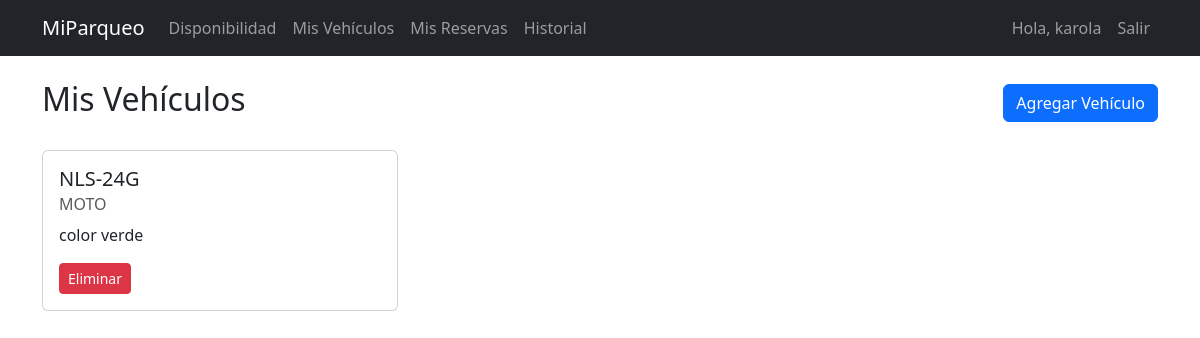
The page /cliente/vehiculos/ (signed in) on the database its author committed.
### core/models.py (models this page shows, shortened)
class Vehiculo(models.Model):
    TIPO_CHOICES = [
        ('CARRO', 'CARRO'),
        ('MOTO', 'MOTO'),
    ]
    usuario = models.ForeignKey(settings.AUTH_USER_MODEL, on_delete=models.CASCADE, related_name='vehiculos')
    placa = models.CharField(max_length=20, unique=True)
    tipo = models.CharField(max_length=10, choices=TIPO_CHOICES)
    descripcion = models.CharField(max_length=100, blank=True, null=True)

### core/views.py (the view)
# urls.py: path('cliente/vehiculos/', views.mis_vehiculos, name='mis_vehiculos'),
@login_required
def mis_vehiculos(request):
    vehiculos = request.user.vehiculos.all()
    return render(request, 'cliente/mis_vehiculos.html', {'vehiculos': vehiculos})

### core/templates/cliente/mis_vehiculos.html
{% extends 'base.html' %}
{% block content %}
<div class="d-flex justify-content-between align-items-center mb-4">
    <h2>Mis Vehículos</h2>
    <a href="{% url 'core:agregar_vehiculo' %}" class="btn btn-primary">Agregar Vehículo</a>
</div>
{% if vehiculos %}
<div class="row">
    {% for vehiculo in vehiculos %}
    <div class="col-md-4 mb-3">
        <div class="card">
            <div class="card-body">
                <h5 class="card-title">{{ vehiculo.placa }}</h5>
                <h6 class="card-subtitle mb-2 text-muted">{{ vehiculo.tipo }}</h6>
                <p class="card-text">{{ vehiculo.descripcion|default:"Sin descripción" }}</p>
                <a href="{% url 'core:eliminar_vehiculo' vehiculo.id %}" class="btn btn-sm btn-danger"
                    onclick="return confirm('¿Eliminar este vehículo?');">Eliminar</a>
            </div>
        </div>
    </div>
    {% endfor %}
</div>
{% else %}
<div class="alert alert-info">No tienes vehículos registrados.</div>
{% endif %}
{% endblock %}

### core/templates/base.html (shortened to what this page needs)
<!DOCTYPE html>
<html lang="es">
<head>
    <link href="https://cdn.jsdelivr.net/npm/bootstrap@5.3.0/dist/css/bootstrap.min.css" rel="stylesheet">
</head>
<body>
    <nav class="navbar navbar-expand-lg navbar-dark bg-dark mb-4">
        <div class="container">
            <a class="navbar-brand" href="{% url 'core:home' %}">MiParqueo</a>
            <div class="collapse navbar-collapse" id="navbarNav">
                <ul class="navbar-nav me-auto">
                    {% if user.is_authenticated %}
                    {% if user.is_superuser %}
                    <li class="nav-item"><a class="nav-link" href="/admin/">Admin</a></li>
                    {% else %}
                    <li class="nav-item"><a class="nav-link" href="{% url 'core:disponibilidad' %}">Disponibilidad</a>
                    </li>
                    <li class="nav-item"><a class="nav-link" href="{% url 'core:mis_vehiculos' %}">Mis Vehículos</a>
                    </li>
                    <li class="nav-item"><a class="nav-link" href="{% url 'core:reservas_activas' %}">Mis Reservas</a>
                    </li>
                    <li class="nav-item"><a class="nav-link" href="{% url 'core:historial' %}">Historial</a></li>
                    {% endif %}
                    {% endif %}
                </ul>
                <ul class="navbar-nav">
                    {% if user.is_authenticated %}
                    <li class="nav-item"><span class="nav-link">Hola, {{ user.username }}</span></li>
                    <li class="nav-item">
                        <form action="{% url 'core:logout' %}" method="post" class="d-inline">
                            <button type="submit" class="btn btn-link nav-link">Salir</button>
                        </form>
                    </li>
                    {% else %}
                    <li class="nav-item"><a class="nav-link" href="{% url 'core:login' %}">Ingresar</a></li>
                    {% endif %}
                </ul>
            </div>
        </div>
    </nav>
    <div class="container">
        {% block content %}{% endblock %}
    </div>
</body>
</html>

### rows shown on the page
Vehiculo: placa "NLS-24G", tipo "MOTO", descripcion "color verde"

### other values the page prints
{{ user.username }} "karola"
